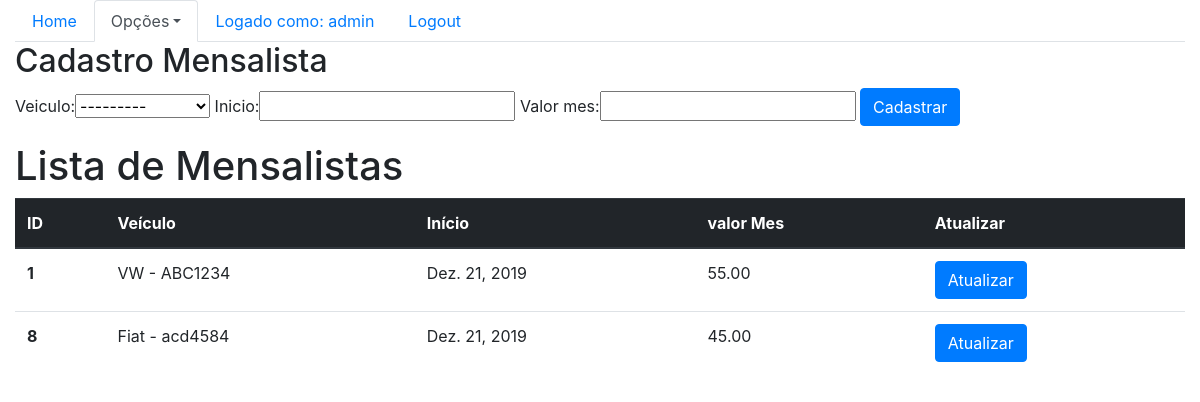
Screenshot of /sistema/mensalistas/ (signed in) with the database file from the repository.
### core/models.py (models this page shows, shortened)
class Mensalista(models.Model):
    veiculo = models.ForeignKey(Veiculo, on_delete=models.CASCADE)
    inicio = models.DateField()
    valor_mes = models.DecimalField(max_digits=5, decimal_places=2)

class Veiculo(models.Model):
    marca = models.ForeignKey(Marca, on_delete=models.CASCADE)
    placa = models.CharField(max_length=7)
    cor = models.CharField(max_length=15)
    proprietario = models.ForeignKey(Pessoa, on_delete=models.CASCADE)
    modelo = models.CharField(max_length=50)
    observacoes = models.TextField()
    def __str__(self):
        return self.marca.nomemarca + ' - ' + self.placa

class Marca(models.Model):
   nomemarca = models.CharField(max_length=50)

### core/views.py (the view)
@login_required
def lista_mensalistas(request):
    mensalistas = Mensalista.objects.all()
    m_form = MensalistaForm()
    m_data = {'mensalistas': mensalistas, 'm_form': m_form}
    return render(request, 'core/lista_mensalistas.html', m_data)

### core/forms.py
class MensalistaForm(ModelForm):
    class Meta:
        model = Mensalista
        fields = '__all__'

### core/templates/core/lista_mensalistas.html (shortened to what this page needs)
{% extends 'base.html' %}
{% load bootstrap %}
{% block menu %}
    <ul class="nav nav-tabs">
        <li class="nav-item">
            <a class="nav-link" href="{% url 'core_home' %}">Home</a>
        </li>
        <li class="nav-item dropdown">
            <a class="nav-link dropdown-toggle active" data-toggle="dropdown" href="#" role="button" aria-haspopup="true" aria-expanded="false">Opções</a>
        </li>
        {% if user.is_authenticated %}
            <li class="nav-item">
                <a class="nav-link" href="#">Logado como: {{ user }}</a>
            </li>
            <li class="nav-item">
                <a class="nav-link" href="{% url 'logout' %}">Logout</a>
            </li>
            {% else %}
            <li class="nav-item">
                <a class="nav-link" href="{% url 'login' %}">Login</a>
            </li>
        {%endif%}
    </ul>
{% endblock %}
{% block main %}
<div class="row">
    <div class="col">
        <h2>Cadastro Mensalista</h2>
    <form action="{% url 'core_mensalista_novo' %}" method="POST"> {% csrf_token %}
            {{ m_form | bootstrap }}
            <button type="submit" class="btn btn-primary">Cadastrar</button>
        </form>
        <h1>Lista de Mensalistas</h1>
        <table class="table">
            <thead class="thead-dark">
              <tr>
                <th scope="col">ID</th>
                <th scope="col">Veículo</th>
                <th scope="col">Início</th>
                <th scope="col">valor Mes</th>
                <th scope="col">Atualizar</th>
              </tr>
            </thead>
            <tbody>
                {% for mensalista in mensalistas %}
                    <tr>
                        <th scope="row">{{mensalista.id}}</th>
                        <td>{{mensalista.veiculo}}</td>
                        <td>{{mensalista.inicio}}</td>
                        <td>{{mensalista.valor_mes}}</td>
                        <td><a href="{% url 'core_update_mensalistas' mensalista.id %}" class="btn btn-primary">Atualizar</a></td>
                    </tr>
              {%endfor%}
            </tbody>
          </table>
        </div>
</div>
{% endblock %}

### rows the page displays
Mensalista: id "1", veiculo "VW - ABC1234", inicio "Dez. 21, 2019", valor_mes "55.00"
Mensalista: id "8", veiculo "Fiat - acd4584", inicio "Dez. 21, 2019", valor_mes "45.00"

### other values shown
{{ user }} "admin"
